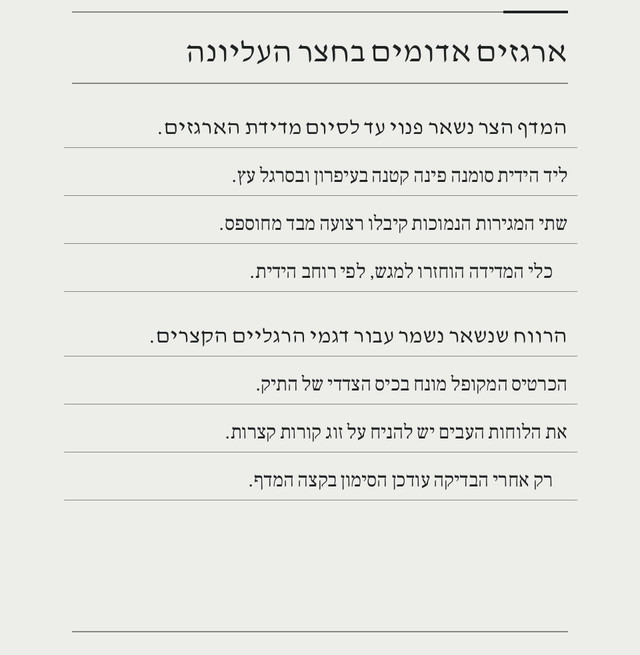
#> input picture experiments/scanifier_v2/realism_v3_preview/images/01-control.jpg, 640 x 655 px
$ python -i build_preview.py   (imports and definitions only)
#> lines starting #> are read from the running program, lines starting #| are printed output that depends on the picture; after the words box and inside, x2 and y2 are one past the last pixel; in counts of white or black regions, pixels touching at a corner belong together
### experiments/scanifier_v2/realism_v3.py
"""Shared Realism v3 scan renderer, including round marks and gutter falloff."""

from dataclasses import dataclass

import cv2
import numpy as np
from PIL import Image

from hocrsyngen.printed_ink import trim_ink_edge


@dataclass(frozen=True)
class ScanInkOptics:
    """Independent ink-edge perturbations for paired old-print calibration."""

    stroke_trim: float = 0.0
    halo_gain: float = 0.0
    blur_scale: float = 1.0

    # [15 lines left out: functions __post_init__, _adjust_halo, not called in this run]


def smooth_vector(v, sigma):
    return cv2.GaussianBlur(v.astype(np.float32)[None], (0, 0), sigma)[0]


# [90 lines left out: functions spots, render, not called in this run]

### experiments/scanifier_v2/realism_v3_preview/build_preview.py
"""Fit the synthetic comparison to fresh public-domain capture witnesses."""

import argparse
from contextlib import closing
from hashlib import sha256
import json
from pathlib import Path

import cv2
import numpy as np
from PIL import Image

from experiments.scanifier_v2.realism_v3 import render, smooth_vector

from experiments.scanifier_v2.realism_v2_preview import build_preview as v2

HERE = Path(__file__).resolve().parent
WIDTH = 640

# Crop coordinates are fractions measured on the rendered source page. Use
# mostly anonymous body copy and margins. Keep specimen boundaries visible.
REFERENCES = (
    ("land", 10, (0, .15, .94, .73), "copy"),
    ("land", 20, (0, .09, .94, .73), "copy"),
    ("land", 42, (0, .23, .94, .79), "copy"),
    ("land", 74, (0, .11, .95, .76), "copy"),
    ("fire", 12, (0, .12, .94, .73), "copy"),
    ("fire", 17, (0, .35, .93, .89), "copy"),
    ("fire", 27, (0, .11, .94, .73), "copy"),
    ("fire", 36, (0, .40, .93, .91), "copy"),
    ("fay", 8, (0, .14, .95, .72), "copy"),
    ("fay", 11, (0, .21, .95, .76), "copy"),
    ("fay", 17, (0, .17, .95, .67), "copy"),
    ("fay", 23, (0, .30, .95, .86), "copy"),
    ("wolf", 12, (0, .16, .95, .71), "copy"),
    ("wolf", 23, (0, .36, .94, .91), "copy"),
    ("wolf", 28, (0, .30, .94, .86), "copy"),
    ("wolf", 38, (0, .22, .94, .77), "copy"),
    ("plate", None, (.00, .75, 1, 1), "flatbed"),
    ("plate", None, (.03, .03, .95, .39), "flatbed"),
    ("book", None, (.36, .00, .68, .27), "spine"),
    ("book2", None, (.092, .032, .81, .17), "spine"),
)


def digest(path):
    return sha256(path.read_bytes()).hexdigest()


# [16 lines left out: functions raster, resized_crop, not called in this run]


def line_angle(gray):
    """Projected screen-space baseline slope, available for text-like witnesses."""
    if min(gray.shape) < 60:
        return None
    mask = np.uint8(gray < np.percentile(gray, 20) * .88) * 255
    joined = cv2.dilate(mask, np.ones((1, 15), np.uint8))
    segs = cv2.HoughLinesP(joined, 1, np.pi / 720, threshold=25,
                          minLineLength=max(35, gray.shape[1] // 5), maxLineGap=12)
    if segs is None:
        return None
    angles = [float(np.degrees(np.arctan2(y1-y0, x1-x0)))
              for [[x0, y0, x1, y1]] in segs if x1 > x0 and abs(y1-y0)/(x1-x0) < .085]
    return float(np.median(angles)) if len(angles) >= 3 else None


def measure(image):
    """Measure comparable 640-px crops. Values are raster proxies."""
    rgb = np.asarray(image)
    g = cv2.cvtColor(rgb, cv2.COLOR_RGB2GRAY).astype(np.float32)
    h, w = g.shape
    inner = g[:, w//10:9*w//10]
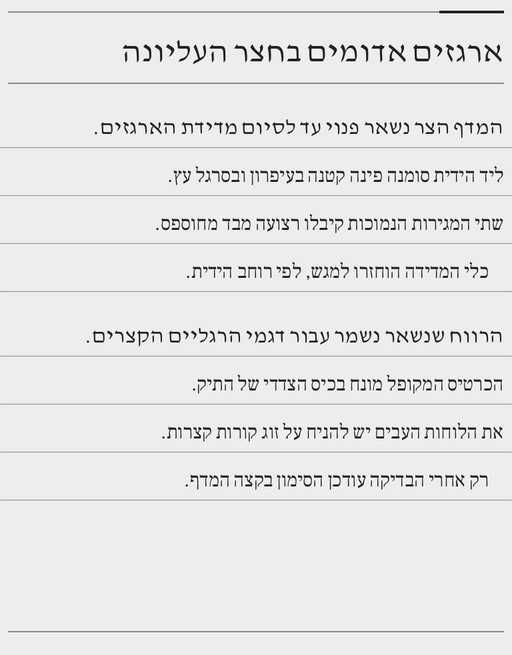
#> inner: shape (655, 512) float32; min 0, max 255, mean 229.4
    paper_level = float(np.percentile(inner, 88))
#> paper_level = 237
    ink_floor = float(np.percentile(inner, 3))
#> ink_floor = 131
    dark = g < paper_level - max(32, (paper_level-ink_floor) * .48)
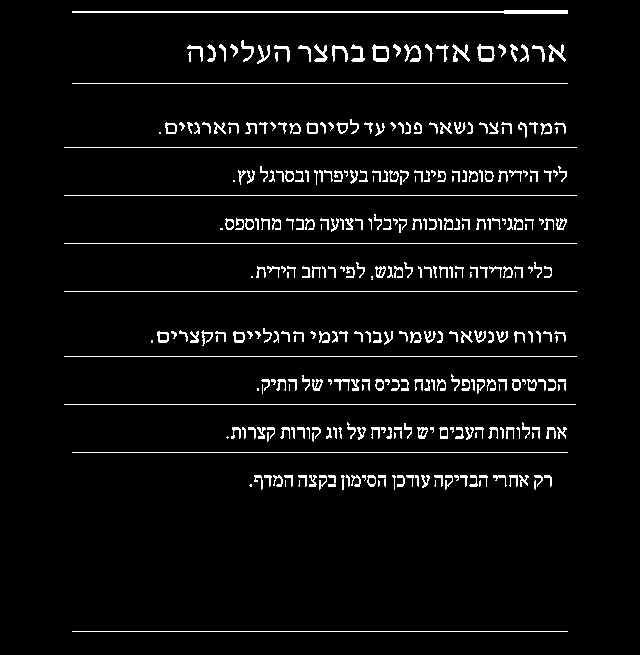
#> dark: shape (655, 640) bool; 4.6% white in thin lines or dots, all inside (x1, y1, x2, y2) = (64, 10, 577, 632)
    ink = g[dark]
#> ink = 19421 values, max 186 at index 1529, min 0 at index 6261, mean 112.9
    ink_level = float(np.percentile(ink, 15)) if ink.size else paper_level
#> ink_level = 35
    near_ink = ((cv2.dilate(dark.astype(np.uint8), np.ones((3, 3), np.uint8)) > 0)
                & ~dark)
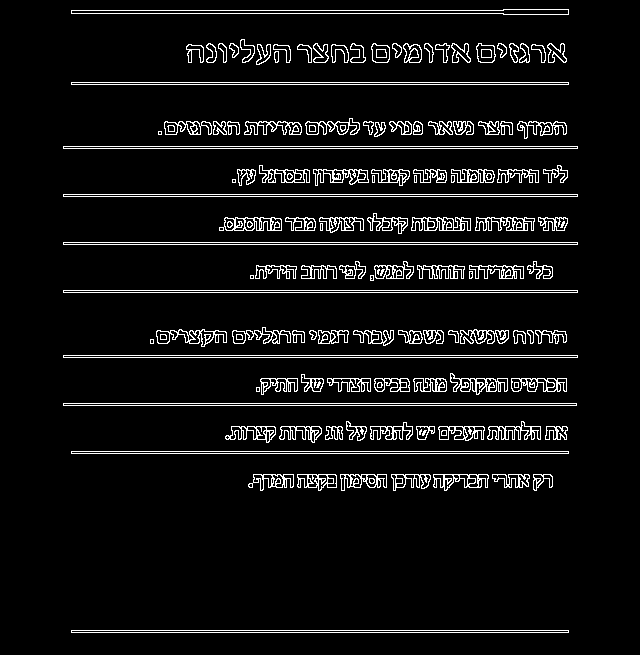
#> near_ink: shape (655, 640) bool; 6.5% white in thin lines or dots, all inside (x1, y1, x2, y2) = (63, 9, 578, 633)
    transition = float(np.mean(g[near_ink] < paper_level - 13)) if near_ink.any() else 0
#> transition = 0.232
    gradient = np.maximum(np.abs(np.diff(inner, axis=1, prepend=inner[:, :1])),
                          np.abs(np.diff(inner, axis=0, prepend=inner[:1, :])))
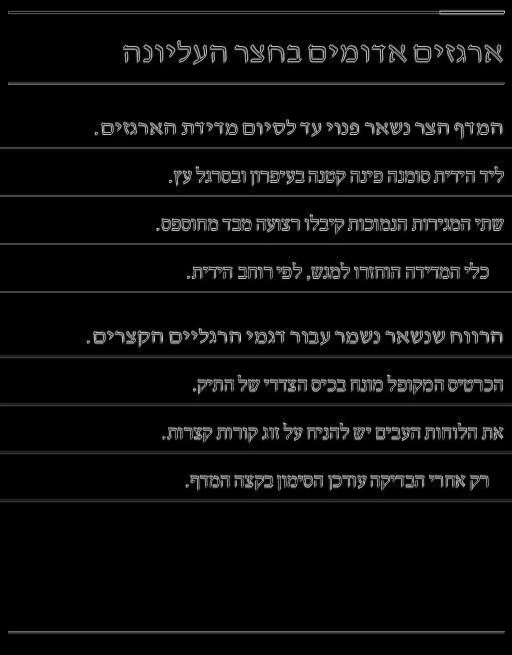
#> gradient: shape (655, 512) float32; min 0, max 220, mean 11.1
    edges = gradient[gradient > 20]
    sharp = max(15., float(np.percentile(edges, 86))) if edges.size else 15.
#> sharp = 147
    # Edge-spread sigma proxy, not a count of copier generations.
    sigma = (paper_level - ink_level) / (sharp * np.sqrt(2*np.pi))
#> sigma = 0.548
    left = g[:, :w//14]
#> left: shape (655, 45) float32; every value is 237
    right = g[:, -w//14:]
#> right: shape (655, 46) float32; every value is 237
    side_paper = [float(np.percentile(v, 65)) for v in (left, right)]
#> side_paper = [237, 237]
    side = int(side_paper[1] < side_paper[0])
#> side = 0
    edge = [left, right[:, ::-1]][side]
    means = np.percentile(edge, 65, axis=0)
#> means = 45 values from 237 to 237
    edge_drop = max(0., paper_level - float(np.percentile(means, 20)))
#> edge_drop = 0
    edge_width = np.count_nonzero(means < paper_level - max(7., edge_drop*.42))
#> edge_width = 0
    row_paper = np.percentile(inner, 82, axis=1)
#> row_paper = 655 values, max 248 at index 478, min 131 at index 631, mean 236.2
    band = row_paper - smooth_vector(row_paper, 11)
#> band = 655 values, max 14.61 at index 10, min -101.1 at index 631, mean 0.0052
    band_sd = float((np.percentile(band, 90) - np.percentile(band, 10)) / 2.56)
#> band_sd = 1.88
    blur = cv2.GaussianBlur(g, (0, 0), 4)
    point_mask = np.uint8((g < blur - 23) & (blur > min(210, paper_level-18)))
#> point_mask: shape (655, 640); values 0 (black) and 1 (white), 2.1% white in thin lines or dots, all inside (x1, y1, x2, y2) = (64, 11, 578, 633)
    _, components, stat, _ = cv2.connectedComponentsWithStats(point_mask)
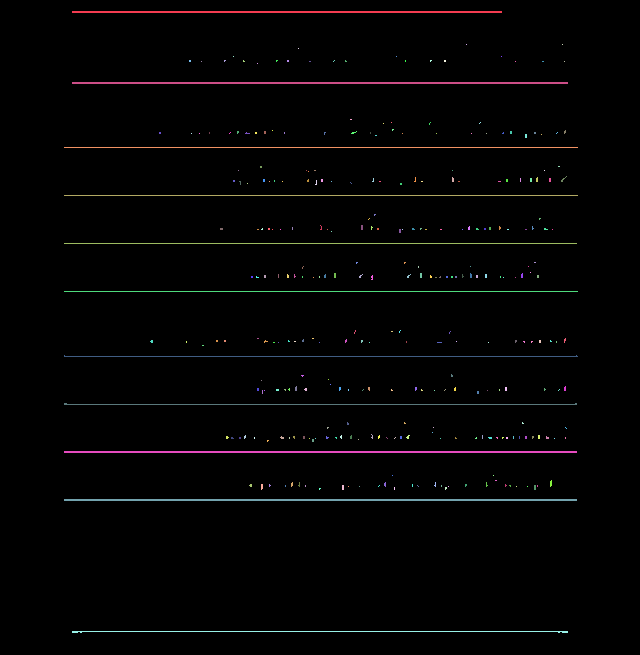
#> components: shape (655, 640) int32; 312 distinct labels, from 0 to 311; one colour per label, 0 black
#> stat = 312 rows, first 6: [0, 0, 640, 655, 410577], [72, 11, 430, 2, 860], [466, 44, 1, 1, 1], [562, 44, 1, 1, 1], [298, 48, 1, 1, 1], [233, 56, 1, 1, 1]
    # Exclude glyph fragments and the rims of large dark objects.
    large = np.uint8((stat[:, cv2.CC_STAT_AREA] > 11)[components] & (components > 0))
    near_large = cv2.dilate(large, np.ones((5, 5), np.uint8))
#> near_large: shape (655, 640); values 0 (black) and 1 (white), 7.1% white; 12 white regions, largest, box (x1, y1, x2, y2) and area: (62, 449, 579, 455) 3102, (62, 497, 579, 503) 3102, (70, 80, 570, 86) 3000
    specks = []
    for x, y, xx, yy, a in stat[1:]:
        if 1 <= a <= 11 and xx <= 5 and yy <= 5 and not near_large[y:y+yy, x:x+xx].any():
            specks.append(int(a))
#> this loop made 311 passes
#> after the loop, specks = 296 values, max 10 at index 90, min 1 at index 0, mean 3.64
    _, _, marks, centers = cv2.connectedComponentsWithStats(np.uint8(dark))
#> marks = 344 rows, first 6: [0, 0, 640, 655, 399779], [72, 10, 496, 4, 1120], [241, 40, 13, 22, 94], [187, 45, 16, 17, 79], [207, 44, 9, 18, 74], [219, 44, 7, 18, 50]; centers = 344 pairs, first value 151.5 to 562.7, second value 11.5 to 631
    punches = []
    for (x, y, xx, yy, a), (cx, cy) in zip(marks[1:], centers[1:]):
        if (5 <= xx <= 28 and 5 <= yy <= 28 and .54 <= xx/yy <= 1.85
                and a >= 20 and a/(xx*yy) > .35 and cx < .08*w
                and 0 < x and x+xx < w and 0 < y and y+yy < h):
            punches.append([float(cx/w), float(cy/h), float(xx/2), float(yy/2)])
#> this loop made 343 passes
#> (x, y, xx, yy, a, cx, cy) on passes 1 to 3: (72, 10, 496, 4, 1120, 344.2, 11.5), (241, 40, 13, 22, 94, 247, 49.93), (187, 45, 16, 17, 79, 197, 50)
#> after the loop, punches = []
    center = line_angle(g[:, w//5:4*w//5])
#> in line_angle, `joined = cv2.dilate(mask, np.ones((1, 15), np.uint8))`:
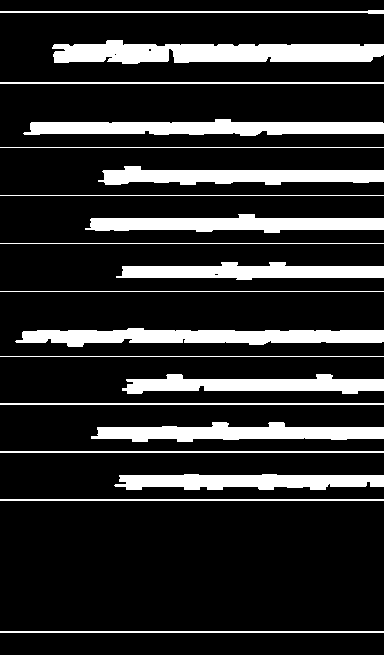
#> joined: shape (655, 384); 17% white; 20 white regions, largest, box (x1, y1, x2, y2) and area: (52, 40, 384, 64) 5840, (15, 328, 384, 347) 4696, (23, 119, 384, 136) 4363
#> in line_angle, `segs = cv2.HoughLinesP(joined, 1, np.pi / 720, threshold=25, minLineLe..`: segs = 150 rows, first 6: [16, 340, 383, 332], [31, 122, 383, 126], [0, 632, 383, 632], [54, 44, 383, 48], [16, 342, 383, 334], [54, 52, 371, 60]
#> in line_angle, `angles = [float(np.degrees(np.arctan2(y1-y0, x1-x0))) for [[x0, y0, x1..`: angles = 150 values, max 2.73 at index 121, min -2.86 at index 111, mean 0.0357
#> center = 0
    gutter = line_angle(g[:, :w//3] if side == 0 else g[:, -w//3:])
#> in line_angle (call 2), `joined = cv2.dilate(mask, np.ones((1, 15), np.uint8))`:
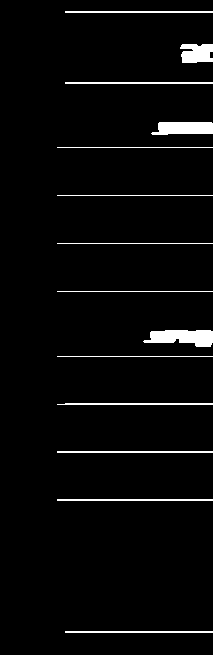
#> joined: shape (655, 213); 3.4% white; 14 white regions, largest, box (x1, y1, x2, y2) and area: (143, 330, 213, 347) 860, (151, 122, 213, 135) 685, (180, 44, 213, 63) 534
#> in line_angle (call 2), `segs = cv2.HoughLinesP(joined, 1, np.pi / 720, threshold=25, minLineLe..`: segs = 38 rows, first 6: [65, 11, 212, 11], [65, 631, 212, 632], [57, 195, 212, 195], [65, 83, 212, 82], [57, 356, 212, 356], [57, 451, 212, 452]
#> in line_angle (call 2), `angles = [float(np.degrees(np.arctan2(y1-y0, x1-x0))) for [[x0, y0, x1..`: angles = 29 values, max 3.65 at index 19, min -4.61 at index 21, mean -0.711
#> gutter = 0
    white = rgb[(g >= np.percentile(inner, 82))]
    return {
        "paper_gray": paper_level, "paper_rgb": np.median(white, axis=0).tolist(),
        "ink_floor": ink_level, "ink_crush_fraction": float(np.mean(ink < 26)) if ink.size else 0,
        "edge_midtone_fraction": transition, "blur_proxy_px": float(sigma),
        "inner_paper_band_sd": band_sd, "dark_edge_side": "right" if side else "left",
        "edge_drop": edge_drop, "edge_width_px": int(edge_width),
        "specks_per_mpx": round(len(specks) * 1e6 / g.size),
        "speck_median_area": float(np.median(specks)) if specks else None,
        "near_margin_punch_candidates": punches,
        "skew_deg": center, "gutter_minus_center_deg": None if center is None or gutter is None else gutter-center,
    }


# [45 lines left out: functions fit, tune_render, not called in this run]


def write_image(image, path):
    image.save(path, "JPEG", quality=90, subsampling=0)
    return {"path": f"images/{path.name}", "sha256": digest(path), "size": list(image.size)}


# [36 lines left out: function build, not called in this run]


# [6 lines not run here, left out]

>>> import cv2
>>> picture = cv2.cvtColor(cv2.imread('images/01-control.jpg'), cv2.COLOR_BGR2RGB)
>>> result = measure(picture)
#> result = 15 items

$ run again, on experiments/scanifier_v2/realism_v3_preview/images/03-control.jpg
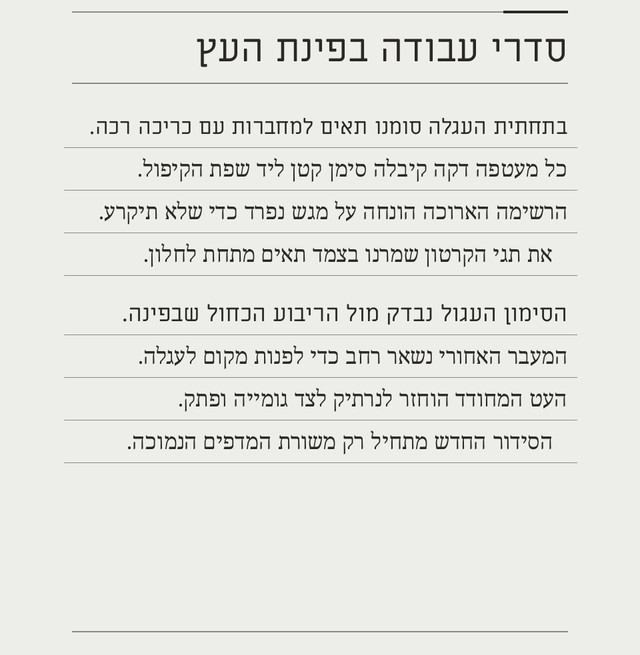
#> input picture experiments/scanifier_v2/realism_v3_preview/images/03-control.jpg, 640 x 655 px
#> paper_level = 238
#> ink_floor = 83
#> in measure, `dark = g < paper_level - max(32, (paper_level-ink_floor) * .48)`:
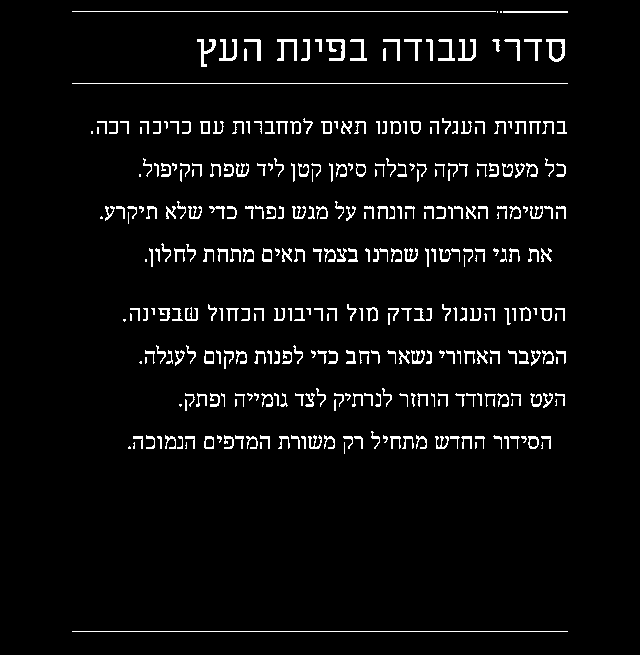
#> dark: shape (655, 640) bool; 4.4% white in thin lines or dots, all inside (x1, y1, x2, y2) = (72, 11, 568, 632)
#> ink = 18473 values, max 163 at index 0, min 1 at index 6888, mean 82.03
#> ink_level = 29.8
#> near_ink: shape (655, 640) bool; 5.6% white in thin lines or dots, all inside (x1, y1, x2, y2) = (71, 10, 569, 633)
#> transition = 0.369
#> sharp = 149
#> sigma = 0.557
#> left: shape (655, 45) float32; every value is 237
#> right: shape (655, 46) float32; every value is 237
#> side_paper = [237, 237]
#> side = 0
#> means = 45 values from 237 to 237
#> edge_drop = 1
#> edge_width = 0
#> row_paper = 655 values, max 254 at index 435, min 134 at index 631, mean 236.5
#> band = 655 values, max 16 at index 435, min -98.18 at index 631, mean 0.00507
#> band_sd = 1.89
#> point_mask: shape (655, 640); values 0 (black) and 1 (white), 2.1% white in thin lines or dots, all inside (x1, y1, x2, y2) = (64, 10, 578, 633)
#> components: shape (655, 640) int32; 285 distinct labels, from 0 to 284
#> stat = 285 rows, first 6: [0, 0, 640, 655, 410606], [72, 11, 430, 2, 860], [567, 10, 1, 1, 1], [567, 13, 1, 1, 1], [72, 82, 496, 2, 992], [97, 121, 2, 2, 3]
#> large: shape (655, 640); values 0 (black) and 1 (white), 1.8% white in thin lines or dots, all inside (x1, y1, x2, y2) = (64, 11, 578, 633)
#> near_large: shape (655, 640); values 0 (black) and 1 (white), 7.1% white; 11 white regions, largest, box (x1, y1, x2, y2) and area: (62, 417, 579, 423) 3102, (62, 230, 579, 236) 3101, (70, 80, 570, 86) 3000
#> the loop in measure, `for x, y, xx, yy, a in stat[1:]:` made 284 passes
#> after the loop in measure, `for x, y, xx, yy, a in stat[1:]:`: specks = 270 values, max 10 at index 52, min 1 at index 0, mean 3.96
#> marks = 354 rows, first 6: [0, 0, 640, 655, 400727], [72, 11, 424, 1, 424], [497, 11, 1, 2, 2], [500, 11, 2, 2, 4], [503, 11, 65, 2, 130], [197, 39, 19, 28, 180]; centers = 354 pairs, first value 91.5 to 562.2, second value 11 to 631
#> the loop in measure, `for (x, y, xx, yy, a), (cx, cy) in zip(marks[1:], centers[1:]):` made 353 passes
#> (x, y, xx, yy, a, cx, cy) on passes 1 to 3: (72, 11, 424, 1, 424, 283.5, 11), (497, 11, 1, 2, 2, 497, 11.5), (500, 11, 2, 2, 4, 500.5, 11.5)
#> after the loop in measure, `for (x, y, xx, yy, a), (cx, cy) in zip(marks[1:], centers[1:]):`: punches = []
#> mask: shape (655, 384); 9.8% white in thin lines or dots
#> joined: shape (655, 384); 22.9% white; 23 white regions, largest, box (x1, y1, x2, y2) and area: (3, 158, 384, 182) 6002, (0, 304, 384, 325) 5921, (0, 200, 384, 225) 5883
#> segs = 207 rows, first 6: [0, 122, 383, 130], [10, 259, 383, 252], [16, 168, 383, 173], [0, 448, 383, 440], [14, 249, 383, 250], [4, 362, 369, 350]
#> angles = 207 values, max 3.75 at index 91, min -4.04 at index 206, mean -0.203
#> center = 0
#> mask: shape (655, 213); 4.4% white in thin lines or dots, all inside (x1, y1, x2, y2) = (64, 11, 213, 633)
#> gray: shape (655, 213) float32
#> in line_angle (call 2), `joined = cv2.dilate(mask, np.ones((1, 15), np.uint8))`:
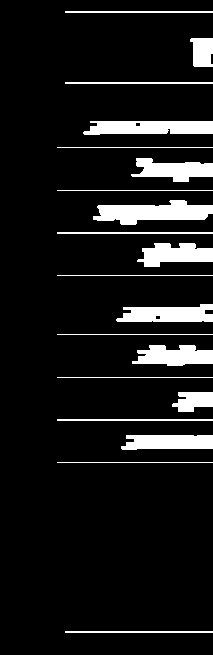
#> joined: shape (655, 213); 9.6% white; 20 white regions, largest, box (x1, y1, x2, y2) and area: (93, 200, 213, 225) 1877, (83, 121, 213, 135) 1592, (116, 304, 213, 322) 1344
#> segs = 127 rows, first 6: [188, 261, 193, 205], [181, 261, 187, 205], [160, 363, 169, 307], [192, 261, 194, 205], [145, 363, 156, 307], [194, 261, 196, 205]
#> angles = 81 values, max 4.09 at index 63, min -4.4 at index 79, mean -0.453
#> gutter = 0
#> result = 15 items
